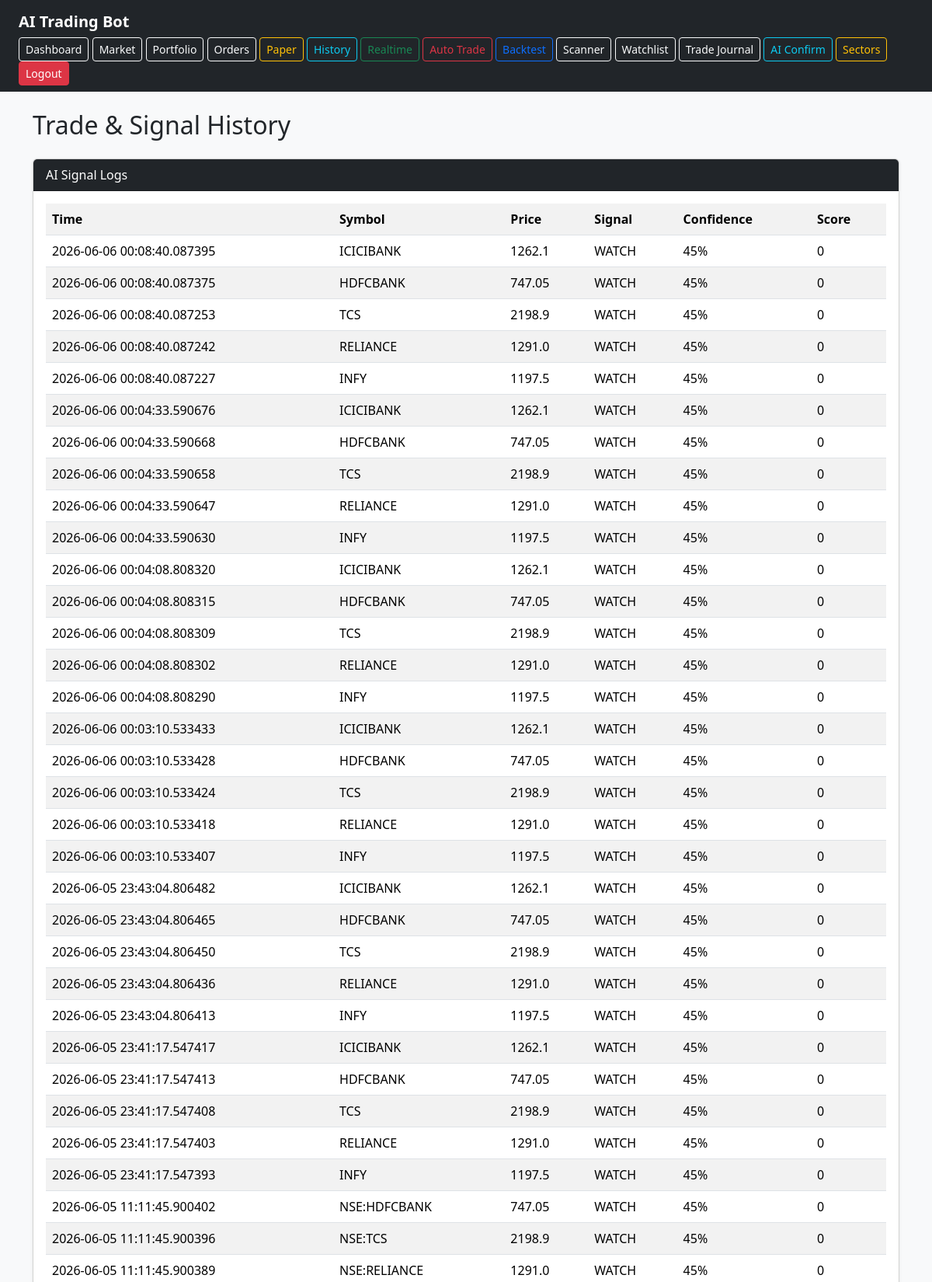
The app's page /history (upper part) with its own data.
### old_app.py (models this page shows)
class SignalLog(db.Model):
    id = db.Column(db.Integer, primary_key=True)
    symbol = db.Column(db.String(50))
    price = db.Column(db.Float)
    signal = db.Column(db.String(50))
    confidence = db.Column(db.Integer)
    score = db.Column(db.Integer)
    created_at = db.Column(db.DateTime, default=datetime.utcnow)

### old_app.py (the view)
@app.route("/history")
def history():
    if not is_logged_in():
        return redirect(url_for("login_page"))
    signals = SignalLog.query.order_by(SignalLog.created_at.desc()).limit(50).all()
    orders = OrderLog.query.order_by(OrderLog.created_at.desc()).limit(50).all()
    return render_template("history.html", signals=signals, orders=orders)

### old_app.py (called while the page is built)
def get_latest_access_token():
    if has_request_context() and "access_token" in session:
        return session["access_token"]
    latest_token = TokenStore.query.order_by(TokenStore.created_at.desc()).first()
    return latest_token.access_token if latest_token else None

def is_logged_in():
    return get_latest_access_token() is not None

### templates/history.html (shortened to what this page needs)
{% extends "base.html" %}
{% block content %}
<h2 class="mb-4">Trade & Signal History</h2>
<div class="card shadow-sm mb-4">
    <div class="card-header bg-dark text-white">
        AI Signal Logs
    </div>
    <div class="card-body">
        <table class="table table-striped">
            <tr>
                <th>Time</th>
                <th>Symbol</th>
                <th>Price</th>
                <th>Signal</th>
                <th>Confidence</th>
                <th>Score</th>
            </tr>
            {% for s in signals %}
            <tr>
                <td>{{ s.created_at }}</td>
                <td>{{ s.symbol }}</td>
                <td>{{ s.price }}</td>
                <td>{{ s.signal }}</td>
                <td>{{ s.confidence }}%</td>
                <td>{{ s.score }}</td>
            </tr>
            {% endfor %}
        </table>
    </div>
</div>
{% endblock %}

### templates/base.html (shortened to what this page needs)
<!DOCTYPE html>
<html>
<head>
    <link href="https://cdn.jsdelivr.net/npm/bootstrap@5.3.3/dist/css/bootstrap.min.css" rel="stylesheet">
</head>
<body class="bg-light">
<nav class="navbar navbar-dark bg-dark px-4">
    <a class="navbar-brand fw-bold" href="/dashboard">AI Trading Bot</a>
    <div>
        <a class="btn btn-outline-light btn-sm" href="/dashboard">Dashboard</a>
        <a class="btn btn-outline-light btn-sm" href="/market">Market</a>
        <a class="btn btn-outline-light btn-sm" href="/portfolio">Portfolio</a>
        <a class="btn btn-outline-light btn-sm" href="/orders">Orders</a>
        <a class="btn btn-outline-warning btn-sm" href="/paper-trading">Paper</a>
	<a class="btn btn-outline-info btn-sm" href="/history">History</a>
<a class="btn btn-outline-success btn-sm" href="/realtime">Realtime</a>
<a class="btn btn-outline-danger btn-sm" href="/auto-trade">Auto Trade</a>
<a class="btn btn-outline-primary btn-sm" href="/backtest">Backtest</a>
<a class="btn btn-outline-light btn-sm" href="/scanner">Scanner</a>
<a href="/watchlist" class="btn btn-outline-light btn-sm">Watchlist</a>
<a href="/trade-journal" class="btn btn-outline-light btn-sm">Trade Journal</a>
<a href="/ai-confirmation" class="btn btn-outline-info btn-sm">AI Confirm</a>
<a href="/sector-rotation" class="btn btn-outline-warning btn-sm">Sectors</a>
        <a class="btn btn-danger btn-sm" href="/logout">Logout</a>
    </div>
</nav>
<div class="container py-4">
    {% block content %}{% endblock %}
</div>
</body>
</html>

### records on screen
SignalLog: created_at "2026-06-06 00:08:40.087395", symbol "ICICIBANK", price "1262.1", signal "WATCH", confidence "45", score "0"
SignalLog: created_at "2026-06-06 00:08:40.087375", symbol "HDFCBANK", price "747.05", signal "WATCH", confidence "45", score "0"
SignalLog: created_at "2026-06-06 00:08:40.087253", symbol "TCS", price "2198.9", signal "WATCH", confidence "45", score "0"
SignalLog: created_at "2026-06-06 00:08:40.087242", symbol "RELIANCE", price "1291.0", signal "WATCH", confidence "45", score "0"
SignalLog: created_at "2026-06-06 00:08:40.087227", symbol "INFY", price "1197.5", signal "WATCH", confidence "45", score "0"
SignalLog: created_at "2026-06-06 00:04:33.590676", symbol "ICICIBANK", price "1262.1", signal "WATCH", confidence "45", score "0"
SignalLog: created_at "2026-06-06 00:04:33.590668", symbol "HDFCBANK", price "747.05", signal "WATCH", confidence "45", score "0"
SignalLog: created_at "2026-06-06 00:04:33.590658", symbol "TCS", price "2198.9", signal "WATCH", confidence "45", score "0"
SignalLog: created_at "2026-06-06 00:04:33.590647", symbol "RELIANCE", price "1291.0", signal "WATCH", confidence "45", score "0"
SignalLog: created_at "2026-06-06 00:04:33.590630", symbol "INFY", price "1197.5", signal "WATCH", confidence "45", score "0"
SignalLog: created_at "2026-06-06 00:04:08.808320", symbol "ICICIBANK", price "1262.1", signal "WATCH", confidence "45", score "0"
SignalLog: created_at "2026-06-06 00:04:08.808315", symbol "HDFCBANK", price "747.05", signal "WATCH", confidence "45", score "0"
SignalLog: created_at "2026-06-06 00:04:08.808309", symbol "TCS", price "2198.9", signal "WATCH", confidence "45", score "0"
SignalLog: created_at "2026-06-06 00:04:08.808302", symbol "RELIANCE", price "1291.0", signal "WATCH", confidence "45", score "0"
SignalLog: created_at "2026-06-06 00:04:08.808290", symbol "INFY", price "1197.5", signal "WATCH", confidence "45", score "0"
SignalLog: created_at "2026-06-06 00:03:10.533433", symbol "ICICIBANK", price "1262.1", signal "WATCH", confidence "45", score "0"
SignalLog: created_at "2026-06-06 00:03:10.533428", symbol "HDFCBANK", price "747.05", signal "WATCH", confidence "45", score "0"
SignalLog: created_at "2026-06-06 00:03:10.533424", symbol "TCS", price "2198.9", signal "WATCH", confidence "45", score "0"
SignalLog: created_at "2026-06-06 00:03:10.533418", symbol "RELIANCE", price "1291.0", signal "WATCH", confidence "45", score "0"
SignalLog: created_at "2026-06-06 00:03:10.533407", symbol "INFY", price "1197.5", signal "WATCH", confidence "45", score "0"
SignalLog: created_at "2026-06-05 23:43:04.806482", symbol "ICICIBANK", price "1262.1", signal "WATCH", confidence "45", score "0"
SignalLog: created_at "2026-06-05 23:43:04.806465", symbol "HDFCBANK", price "747.05", signal "WATCH", confidence "45", score "0"
SignalLog: created_at "2026-06-05 23:43:04.806450", symbol "TCS", price "2198.9", signal "WATCH", confidence "45", score "0"
SignalLog: created_at "2026-06-05 23:43:04.806436", symbol "RELIANCE", price "1291.0", signal "WATCH", confidence "45", score "0"
SignalLog: created_at "2026-06-05 23:43:04.806413", symbol "INFY", price "1197.5", signal "WATCH", confidence "45", score "0"
SignalLog: created_at "2026-06-05 23:41:17.547417", symbol "ICICIBANK", price "1262.1", signal "WATCH", confidence "45", score "0"
SignalLog: created_at "2026-06-05 23:41:17.547413", symbol "HDFCBANK", price "747.05", signal "WATCH", confidence "45", score "0"
SignalLog: created_at "2026-06-05 23:41:17.547408", symbol "TCS", price "2198.9", signal "WATCH", confidence "45", score "0"
SignalLog: created_at "2026-06-05 23:41:17.547403", symbol "RELIANCE", price "1291.0", signal "WATCH", confidence "45", score "0"
SignalLog: created_at "2026-06-05 23:41:17.547393", symbol "INFY", price "1197.5", signal "WATCH", confidence "45", score "0"
SignalLog: created_at "2026-06-05 11:11:45.900402", symbol "NSE:HDFCBANK", price "747.05", signal "WATCH", confidence "45", score "0"
SignalLog: created_at "2026-06-05 11:11:45.900396", symbol "NSE:TCS", price "2198.9", signal "WATCH", confidence "45", score "0"
SignalLog: created_at "2026-06-05 11:11:45.900389", symbol "NSE:RELIANCE", price "1291.0", signal "WATCH", confidence "45", score "0"
